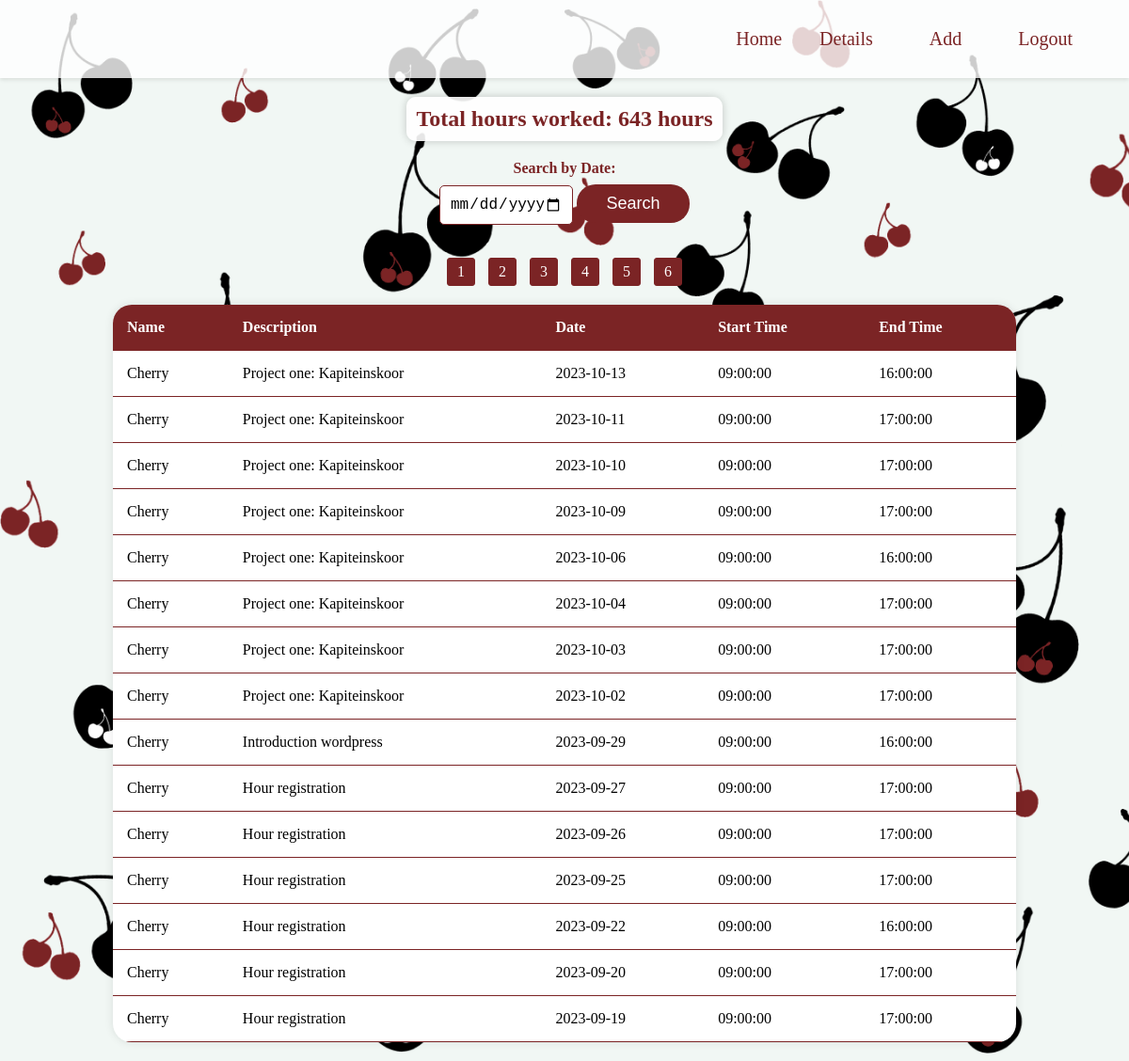
/home.php?page=5 (signed in), run on the app's committed database.
### tables this page shows
CREATE TABLE `appointments` (
  `id` int(11) NOT NULL,
  `date` date NOT NULL,
  `start_time` time NOT NULL,
  `finish_time` time NOT NULL,
  `username` varchar(255) NOT NULL,
  `description` text DEFAULT NULL
);

### home.php (the view, shortened to what this page needs)
<?php
$dbhost = "localhost";
$dbuser = "bit_academy";
$dbpass = "bit_academy";
$dbname = "cheyenne";
try {
    $conn = new PDO("mysql:host=$dbhost;dbname=$dbname", $dbuser, $dbpass);
    $conn->setAttribute(PDO::ATTR_ERRMODE, PDO::ERRMODE_EXCEPTION);
} catch (PDOException $e) {
    echo "Connection failed: " . $e->getMessage();
}
$totalHoursStmt = $conn->prepare("SELECT SUM(TIMESTAMPDIFF(HOUR, start_time, finish_time)) AS total_hours FROM appointments");
$totalHoursStmt->execute();
$totalHoursResult = $totalHoursStmt->fetch(PDO::FETCH_ASSOC);
$totalHours = $totalHoursResult['total_hours'];
if (isset($_POST['search_date'])) {
    $searchDate = $_POST['search_date'];
    $stmt = $conn->prepare("SELECT * FROM appointments WHERE date = :search_date ORDER BY date DESC");
    $stmt->bindParam(':search_date', $searchDate);
} else {
    $countStmt = $conn->prepare("SELECT COUNT(*) AS total_records FROM appointments");
    $countStmt->execute();
    $totalRecordsResult = $countStmt->fetch(PDO::FETCH_ASSOC);
    $totalRecords = $totalRecordsResult['total_records'];
    $recordsPerPage = 15;
    $currentPage = isset($_GET['page']) ? max(1, min(ceil($totalRecords / $recordsPerPage), intval($_GET['page']))) : 1;
    $startIndex = ($currentPage - 1) * $recordsPerPage;
    $stmt = $conn->prepare("SELECT * FROM appointments ORDER BY date DESC LIMIT :start, :per_page");
    $stmt->bindParam(':start', $startIndex, PDO::PARAM_INT);
    $stmt->bindParam(':per_page', $recordsPerPage, PDO::PARAM_INT);
}
$stmt->execute();
$result = $stmt->fetchAll(PDO::FETCH_ASSOC);
?>
<!DOCTYPE html>
<html lang="en">
	<head>
		<link rel="stylesheet" href="style.css">
	</head>
	<body>
		 <?php include 'nav.php'; ?>
		<div class="total-hours-container">
			<div class="total-hours">
				<div class="total-hours-text">Total hours worked: <?= $totalHours ?> hours</div>
			</div>
		</div>
		<div class="search-form">
			<form method="post" action="">
				<label for="search_date">Search by Date:</label>
				<input type="date" id="search_date" name="search_date">
				<button type="submit">Search</button>
			</form>
		</div>
		<table>
		  <thead>
			<tr>
			  <th>Name</th>
			  <th>Description</th>
			  <th>Date</th>
			  <th>Start Time</th>
			  <th>End Time</th>
			</tr>
		  </thead>
		  <tbody>
			<?php foreach ($result as $row): ?>
				<tr>
				  <td><?= $row['username'] ?></td>
				  <td><?= $row['description'] ?></td>
				  <td><?= $row['date'] ?></td>
				  <td><?= $row['start_time'] ?></td>
				  <td><?= $row['finish_time'] ?></td>
				</tr>
			<?php endforeach; ?>
			   <?php
				if (isset($totalRecords)) {
					$totalPages = ceil($totalRecords / $recordsPerPage);
					echo "<div class='pagination'>";
					for ($i = 1; $i <= $totalPages; $i++) {
						echo "<a href='?page=$i'>$i</a> ";
					}
					echo "</div>";
				}
				?>
		  </tbody>
		</table>
	</body>
</html>

### style.css (style rules this page uses)
body { background-image: url('img/backgroundtest.png'); background-size: cover; height: 100%; margin: 0; }
table { width: 80%; margin: 20px auto; border-collapse: collapse; background-color: white; box-shadow: 0 0 10px rgba(0, 0, 0, 0.1); border-radius: 20px; overflow: hidden; }
th, td { padding: 15px; text-align: left; border-bottom: 1px solid #7b2425; }
th { background-color: #7b2425; color: white; }
.total-hours-container, .search-form { margin: 20px 0; text-align: center; }
.total-hours { display: inline-block; }
.total-hours-text { font-size: 24px; font-weight: bold; color: #7b2425; background-color: rgba(255, 255, 255, 0.9); padding: 10px; border-radius: 10px; box-shadow: 0 0 10px rgba(0, 0, 0, 0.2); }
.search-form label { display: block; margin-bottom: 8px; font-weight: bold; color: #7b2425; }
.search-form input[type="date"] { width: 10%; padding: 10px; margin-bottom: 15px; font-size: 16px; border: 1px solid #7b2425; border-radius: 5px; outline: none; }
.search-form button { width: 10%; padding: 10px; background-color: #7b2425; color: white; font-size: 18px; border: none; border-radius: 20px; cursor: pointer; }
.pagination { text-align: center; margin-top: 20px; }
.pagination a { display: inline-block; padding: 5px 10px; margin: 0 5px; background-color: #7b2425; color: white; border-radius: 3px; text-decoration: none; outline: none; border: 1px solid #7b2425; }

### data on the page
appointments: username "Cherry", description "Project one: Kapiteinskoor", date "2023-10-13", start_time "09:00:00", finish_time "16:00:00"
appointments: username "Cherry", description "Project one: Kapiteinskoor", date "2023-10-11", start_time "09:00:00", finish_time "17:00:00"
appointments: username "Cherry", description "Project one: Kapiteinskoor", date "2023-10-10", start_time "09:00:00", finish_time "17:00:00"
appointments: username "Cherry", description "Project one: Kapiteinskoor", date "2023-10-09", start_time "09:00:00", finish_time "17:00:00"
appointments: username "Cherry", description "Project one: Kapiteinskoor", date "2023-10-06", start_time "09:00:00", finish_time "16:00:00"
appointments: username "Cherry", description "Project one: Kapiteinskoor", date "2023-10-04", start_time "09:00:00", finish_time "17:00:00"
appointments: username "Cherry", description "Project one: Kapiteinskoor", date "2023-10-03", start_time "09:00:00", finish_time "17:00:00"
appointments: username "Cherry", description "Project one: Kapiteinskoor", date "2023-10-02", start_time "09:00:00", finish_time "17:00:00"
appointments: username "Cherry", description "Introduction wordpress", date "2023-09-29", start_time "09:00:00", finish_time "16:00:00"
appointments: username "Cherry", description "Hour registration", date "2023-09-27", start_time "09:00:00", finish_time "17:00:00"
appointments: username "Cherry", description "Hour registration", date "2023-09-26", start_time "09:00:00", finish_time "17:00:00"
appointments: username "Cherry", description "Hour registration", date "2023-09-25", start_time "09:00:00", finish_time "17:00:00"
appointments: username "Cherry", description "Hour registration", date "2023-09-22", start_time "09:00:00", finish_time "16:00:00"
appointments: username "Cherry", description "Hour registration", date "2023-09-20", start_time "09:00:00", finish_time "17:00:00"
appointments: username "Cherry", description "Hour registration", date "2023-09-19", start_time "09:00:00", finish_time "17:00:00"

### other printed values
$totalHours "643"
